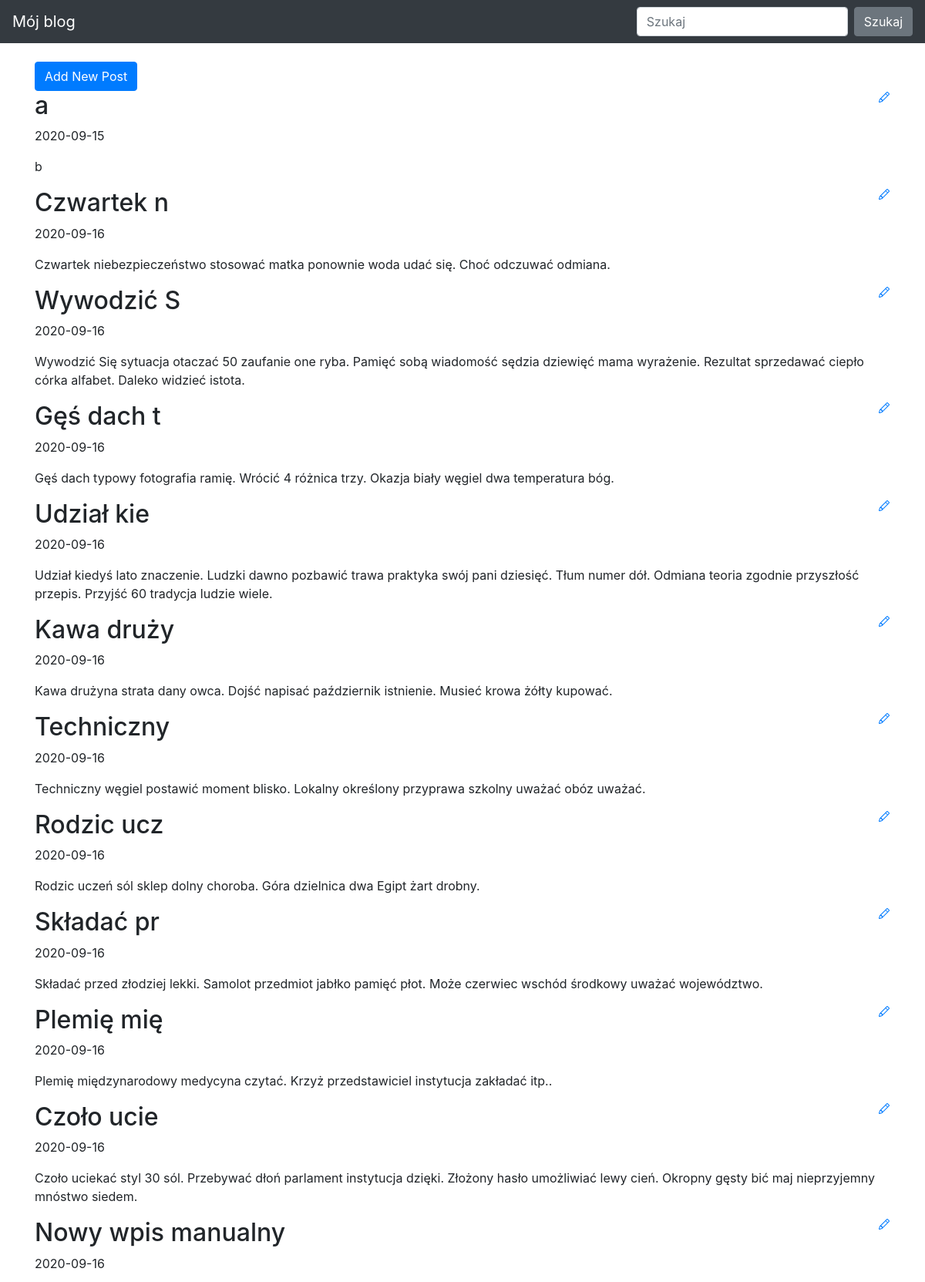
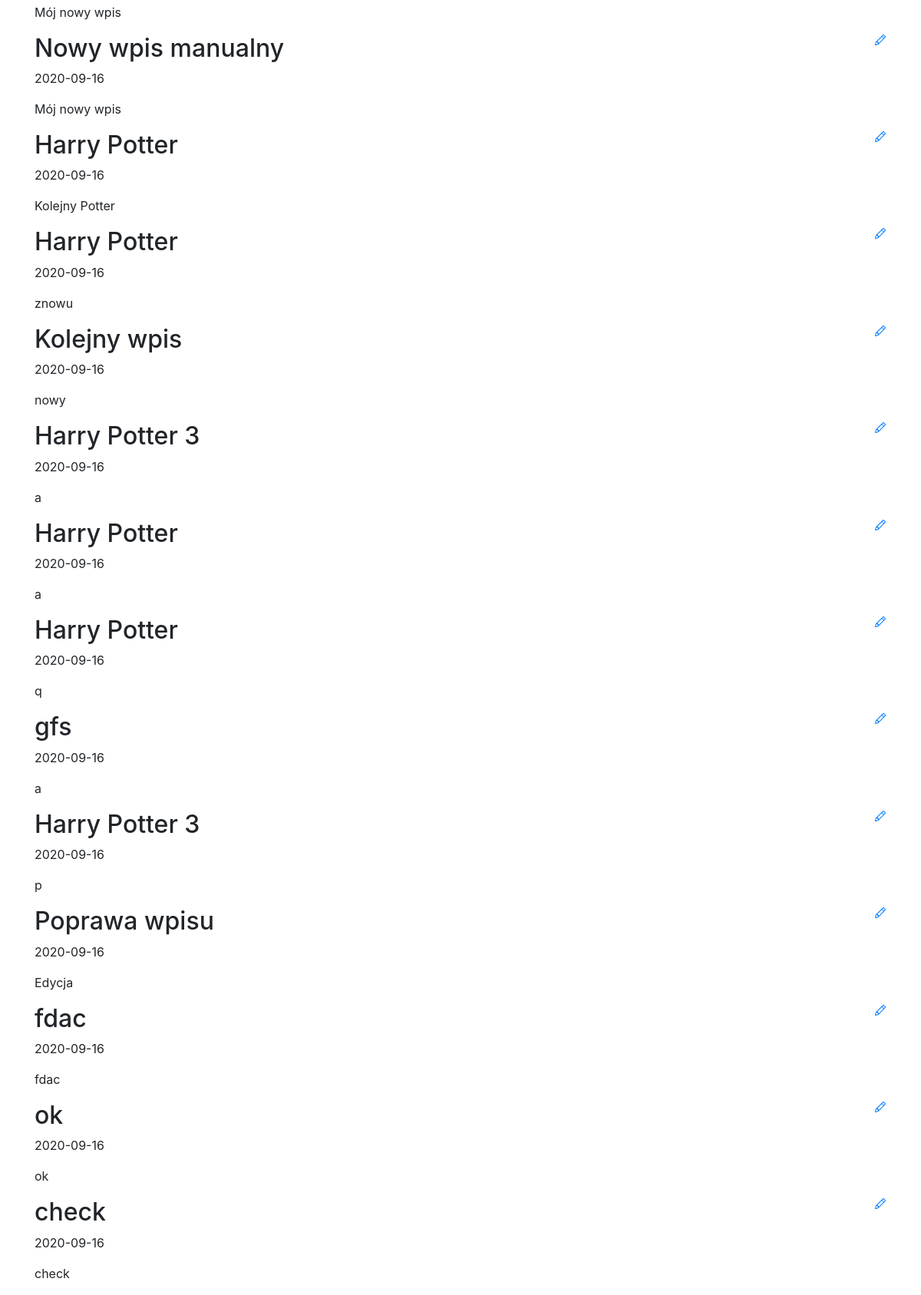
Page /blog on the committed database (2 pictures, top to bottom).
### blog/models.py (models this page shows)
class Entry(db.Model):
   id = db.Column(db.Integer, primary_key=True)
   title = db.Column(db.String(80), nullable=False)
   body = db.Column(db.Text, nullable=False)
   pub_date = db.Column(db.DateTime, nullable=False,
       default=datetime.datetime.utcnow)
   is_published = db.Column(db.Boolean, default=False)

### blog/routes.py (the view)
@app.route("/blog", methods=["GET", "POST"])
def index():
   posts_list = services.load()
   if request.method == "POST":
      return redirect(url_for("create_entry"))
   return render_template("homepage.html", all_posts=posts_list)

### blog/services.py (called while the page is built)
def load():
    posts_list = []
    for entry in models.Entry.query.all():
        temp_post = {}
        temp_post["title"] = entry.title
        temp_post["body"] = entry.body
        temp_post["pub_date"] = entry.pub_date
        temp_post["is_published"] = entry.is_published
        temp_post["id"] = entry.id
        posts_list.append(temp_post)
    return posts_list

### blog/templates/homepage.html (shortened to what this page needs)
{% extends "base.html" %}
{% block content %}
<div>
    <form action="" method="POST">
        <input type="submit" value="Add New Post" name="btn" class="btn btn-primary">
    </form>
</div>
{% for post in all_posts %}
<div>
    <div>
        <h2 class="d-inline-block">{{ post.title }}</h2>
        <a href="{{ url_for('edit_entry', entry_id=post.id) }}">
        </a>
    </div>
    <p>{{ post.pub_date.strftime('%Y-%m-%d') }} </p>
    <p>
        {{ post.body}}
    </p>
 </div>
{% endfor %}
{% endblock %}

### blog/templates/base.html (shortened to what this page needs)
<!doctype html>
<html lang="en">
<head>
 <link rel="stylesheet" href="https://stackpath.bootstrapcdn.com/bootstrap/4.5.0/css/bootstrap.min.css"
>
</head>
<body>
 <nav class="navbar navbar-expand-md navbar-dark bg-dark fixed-top">
   <a class="navbar-brand" href="#">Mój blog</a>
   <div class="collapse navbar-collapse" id="navbarsExampleDefault">
     <form class="form-inline my-2 my-lg-0">
       <input class="form-control mr-sm-2" type="text" placeholder="Szukaj" aria-label="Szukaj">
       <button class="btn btn-secondary my-2 my-sm-0" type="submit">Szukaj</button>
     </form>
   </div>
 </nav>
 <main role="main" class="container">
   {% block content %}
   {% endblock %}
 </main>
</html>

### blog/templates/base.html (style rules this page uses)
body { padding-top: 5rem; }

### rows in the picture
Entry: pub_date "2020-09-15"
Entry: title "Czwartek n", pub_date "2020-09-16", body "Czwartek niebezpieczeństwo stosować matka ponownie woda udać się. Choć odczuwać odmiana."
Entry: title "Wywodzić S", pub_date "2020-09-16", body "Wywodzić Się sytuacja otaczać 50 zaufanie one ryba. Pamięć sobą wiadomość sędzia dziewięć mama wyrażenie. Rezultat sprzedawać ciepło córka alfabet. Daleko widzieć istota."
Entry: title "Gęś dach t", pub_date "2020-09-16", body "Gęś dach typowy fotografia ramię. Wrócić 4 różnica trzy. Okazja biały węgiel dwa temperatura bóg."
Entry: title "Udział kie", pub_date "2020-09-16", body "Udział kiedyś lato znaczenie. Ludzki dawno pozbawić trawa praktyka swój pani dziesięć. Tłum numer dół. Odmiana teoria zgodnie przyszłość przepis. Przyjść 60 tradycja ludzie wiele."
Entry: title "Kawa druży", pub_date "2020-09-16", body "Kawa drużyna strata dany owca. Dojść napisać październik istnienie. Musieć krowa żółty kupować."
Entry: title "Techniczny", pub_date "2020-09-16", body "Techniczny węgiel postawić moment blisko. Lokalny określony przyprawa szkolny uważać obóz uważać."
Entry: title "Rodzic ucz", pub_date "2020-09-16", body "Rodzic uczeń sól sklep dolny choroba. Góra dzielnica dwa Egipt żart drobny."
Entry: title "Składać pr", pub_date "2020-09-16", body "Składać przed złodziej lekki. Samolot przedmiot jabłko pamięć płot. Może czerwiec wschód środkowy uważać województwo."
Entry: title "Plemię mię", pub_date "2020-09-16", body "Plemię międzynarodowy medycyna czytać. Krzyż przedstawiciel instytucja zakładać itp.."
Entry: title "Czoło ucie", pub_date "2020-09-16", body "Czoło uciekać styl 30 sól. Przebywać dłoń parlament instytucja dzięki. Złożony hasło umożliwiać lewy cień. Okropny gęsty bić maj nieprzyjemny mnóstwo siedem."
Entry: title "Nowy wpis manualny", pub_date "2020-09-16", body "Mój nowy wpis"
Entry: title "Nowy wpis manualny", pub_date "2020-09-16", body "Mój nowy wpis"
Entry: title "Harry Potter", pub_date "2020-09-16", body "Kolejny Potter"
Entry: title "Harry Potter", pub_date "2020-09-16", body "znowu"
Entry: title "Kolejny wpis", pub_date "2020-09-16", body "nowy"
Entry: title "Harry Potter 3", pub_date "2020-09-16", body "a"
Entry: title "Harry Potter", pub_date "2020-09-16", body "a"
Entry: title "Harry Potter", pub_date "2020-09-16", body "q"
Entry: title "gfs", pub_date "2020-09-16", body "a"
Entry: title "Harry Potter 3", pub_date "2020-09-16", body "p"
Entry: title "Poprawa wpisu", pub_date "2020-09-16", body "Edycja"
Entry: title "fdac", pub_date "2020-09-16", body "fdac"
Entry: title "ok", pub_date "2020-09-16", body "ok"
Entry: title "check", pub_date "2020-09-16", body "check"

### other values in the picture
{{ post.title }} "a"
{{ post.body }} "b"
